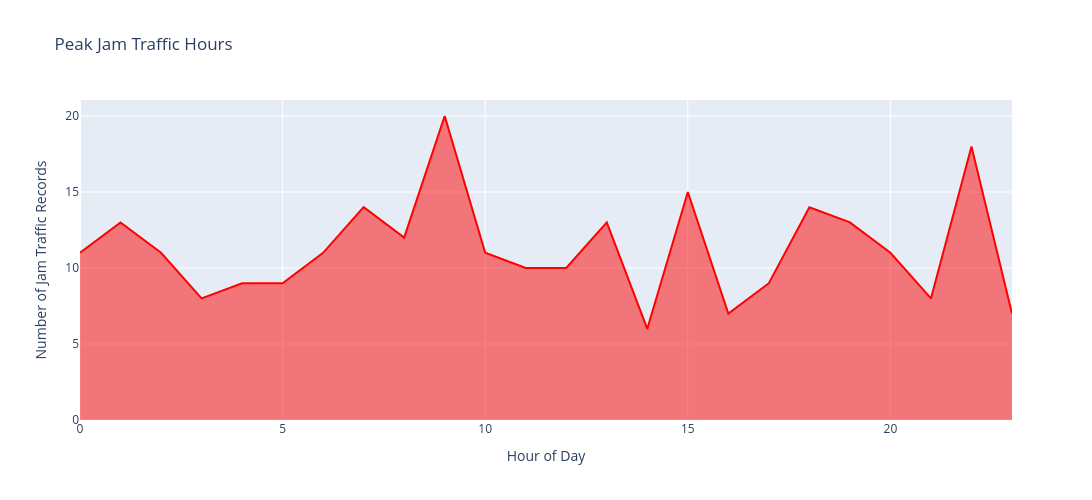

The notebook cell this image was saved under:
### Code cell
# Filter only Jam traffic
jam_traffic = df[df['Traffic_Level'] == 'Jam']

# Count Jam traffic records by hour
traffic_by_hour = jam_traffic['Hour_of_Day'].value_counts().sort_index()

# Create area chart
fig = px.area(
    x=traffic_by_hour.index,
    y=traffic_by_hour.values,
    title="Peak Jam Traffic Hours",
    labels={
        "x": "Hour of Day",
        "y": "Number of Jam Traffic Records"
    }
)

fig.update_layout(
    width=1100,
    height=500,
)

fig.update_traces(
    line_color="red"
)
        
# Show chart
fig.show()

# Find peak hour
peak_hour = traffic_by_hour.idxmax()
peak_count = traffic_by_hour.max()

print("Peak Jam Traffic Hour:", peak_hour)
print("Jam Traffic Records:", peak_count)

### Figure 1 — Plotly figure (JSON) as saved in the notebook; plotly's stock layout.template omitted (floating-point values rounded to 4 significant figures)
{"data": [{"fillpattern": {"shape": ""}, "hovertemplate": "Hour of Day=%{x}<br>Number of Jam Traffic Records=%{y}<extra></extra>", "legendgroup": "", "line": {"color": "red"}, "marker": {"symbol": "circle"}, "mode": "lines", "name": "", "orientation": "v", "showlegend": false, "stackgroup": "1", "type": "scatter", "x": [0, 1, 2, 3, 4, 5, 6, 7, 8, 9, 10, 11, 12, 13, 14, 15, 16, 17, 18, 19, 20, 21, 22, 23], "xaxis": "x", "y": [11, 13, 11, 8, 9, 9, 11, 14, 12, 20, 11, 10, 10, 13, 6, 15, 7, 9, 14, 13, 11, 8, 18, 7], "yaxis": "y"}], "layout": {"height": 500, "legend": {"tracegroupgap": 0}, "title": {"text": "Peak Jam Traffic Hours"}, "width": 1100, "xaxis": {"anchor": "y", "domain": [0, 1], "title": {"text": "Hour of Day"}}, "yaxis": {"anchor": "x", "domain": [0, 1], "title": {"text": "Number of Jam Traffic Records"}}}}
